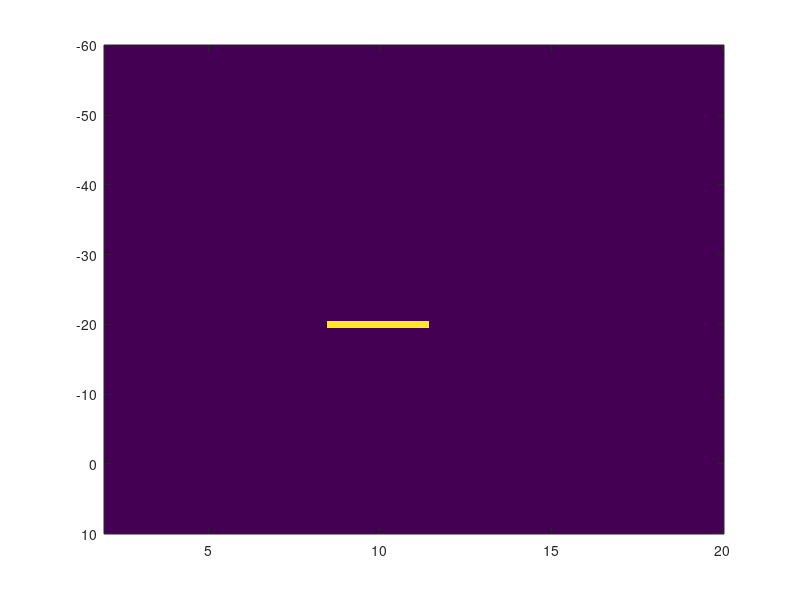

This figure's MATLAB source:
% Define the scan ranges and increments
x_incr = 0.1;
y_incr = 0.1;
x_start = 2;
y_start = -60;
x_range = x_start:x_incr:20;
y_range = y_start:y_incr:10;

% Generate the larger matrix scanresmat
scanresmat = zeros(length(y_range), length(x_range));

% Define the size of the smaller matrix scanrespart
A = 10; % number of rows
B = 30; % number of columns

% Generate a smaller matrix scanrespart with some example values
scanrespart = ones(A, B) * 10; % for example, a matrix of 10s

% Define the center coordinates of the subregion within the larger matrix
a = 10; % X coordinate
b = -20; % Y coordinate

% Calculate the size of the matrices
[M, N] = size(scanresmat);
[A, B] = size(scanrespart);

% Calculate the center indices in the larger matrix
row_center = round((b - y_start) / y_incr) + 1; % adjust for y_range start
col_center = round((a - x_start) / x_incr) + 1; % adjust for x_range start

% Calculate the start and end indices in the larger matrix
row_start = row_center - floor(A / 2);
row_end = row_start + A - 1;
col_start = col_center - floor(B / 2);
col_end = col_start + B - 1;

% Ensure the indices are within bounds of the larger matrix
row_start = max(row_start, 1);
row_end = min(row_end, M);
col_start = max(col_start, 1);
col_end = min(col_end, N);

% Ensure the size of the region to replace matches the size of scanrespart
rows_to_replace = row_end - row_start + 1;
cols_to_replace = col_end - col_start + 1;

% Handle cases where the subregion may be truncated due to matrix boundaries
if rows_to_replace ~= A || cols_to_replace ~= B
    row_offset = floor(A / 2) - (row_center - row_start);
    col_offset = floor(B / 2) - (col_center - col_start);
    scanrespart = scanrespart((1+row_offset):(rows_to_replace+row_offset), ...
                              (1+col_offset):(cols_to_replace+col_offset));
end

% Replace the subregion in the larger matrix
scanresmat(row_start:row_end, col_start:col_end) = scanrespart;

% Display the result (optional)
disp(scanresmat);
imagesc(x_range,y_range,scanresmat);